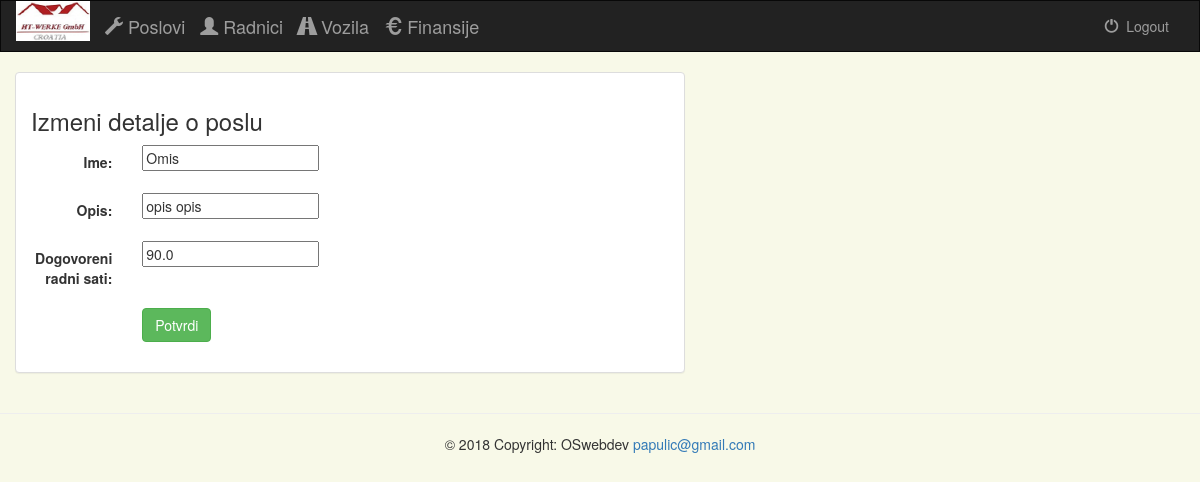
Before: /administracija/azuriranje_posla/1/ with the older database file.
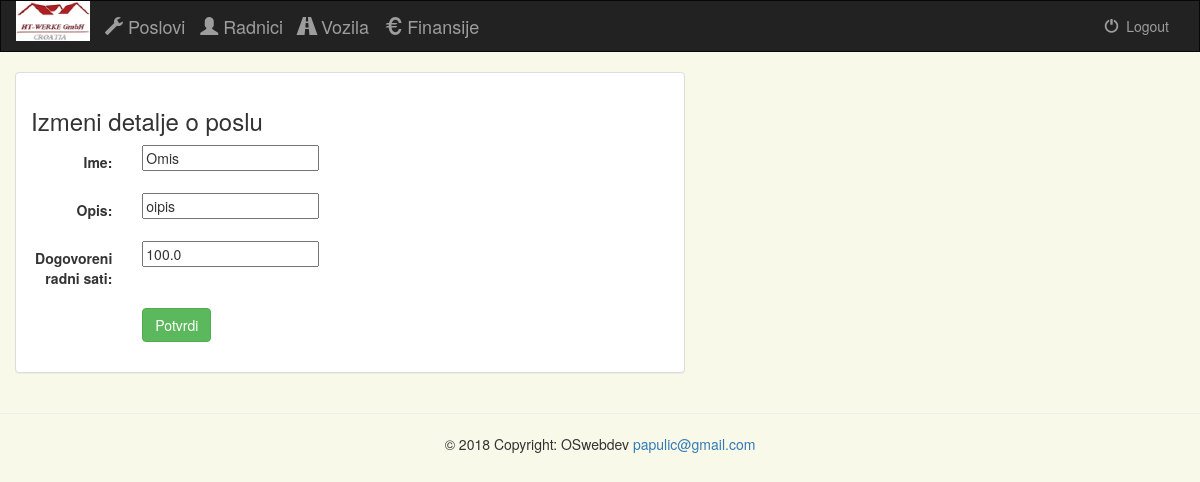
After: the same page with the newer database file.
### projects/models.py (models this page shows, shortened)
class Poslovi(models.Model):
    ime = models.CharField(max_length=30)
    opis = models.CharField(max_length=100)
    dogovoreni_radni_sati = models.FloatField(default=0.0)
    class Meta:
        verbose_name_plural = "Poslovi"

### projects/views.py (the view)
# urls.py: url(r'^azuriranje_posla/(?P<project_id>[0-9]+)/$', views.posao_update, name='posao-update'),
def posao_update(request, project_id):
    instance = Poslovi.objects.get(pk=project_id)
    form = PosloviForm(request.POST or None, instance=instance)
    if form.is_valid():
        project = form.save(commit=False)
        project.save()
        messages.success(request, "Podaci su ažurirani!")
        return HttpResponseRedirect(reverse('projects:posao', args=(project_id)))
    context = {
        "form": form,
        'project_id': project_id,
    }
    return render(request, 'projects/posao_update_form.html', context)

### projects/forms.py
class PosloviForm(forms.ModelForm):
    class Meta:
        model = Poslovi
        fields = ['ime', 'opis', 'dogovoreni_radni_sati']

### projects/templates/projects/posao_update_form.html (shortened to what this page needs)
{% extends 'projects/base.html' %}
{% block content %}
<div class="container-fluid">
    <div class="row">
        <div class="col-sm-12 col-md-7">
            <div class="panel panel-default">
                <div class="panel-body">
                    <h3>Izmeni detalje o poslu</h3>
                    <form class="form-horizontal" role="form" action="" method="post" enctype="multipart/form-data">
                        {% include 'projects/form_template.html' %}
                        <div class="form-group">
                            <div class="col-sm-offset-2 col-sm-10">
                                <button type="submit" class="btn btn-success">Potvrdi</button>
                            </div>
                        </div>
                    </form>
                </div>
            </div>
        </div>
    </div>
</div>
{% endblock %}

### projects/templates/projects/form_template.html (shortened to what this page needs)
{% for field in form %}
    <div class="form-group">
        <div class="col-sm-offset-2 col-sm-10">
        </div>
        <label class="control-label col-sm-2">{{ field.label_tag }}</label>
        <div class="col-sm-10">{{ field }}</div>
    </div>
{% endfor %}

Changed rows visible on the page:
changed Poslovi "Omis": opis "opis opis" → "oipis"; dogovoreni_radni_sati "90.0" → "100.0"
